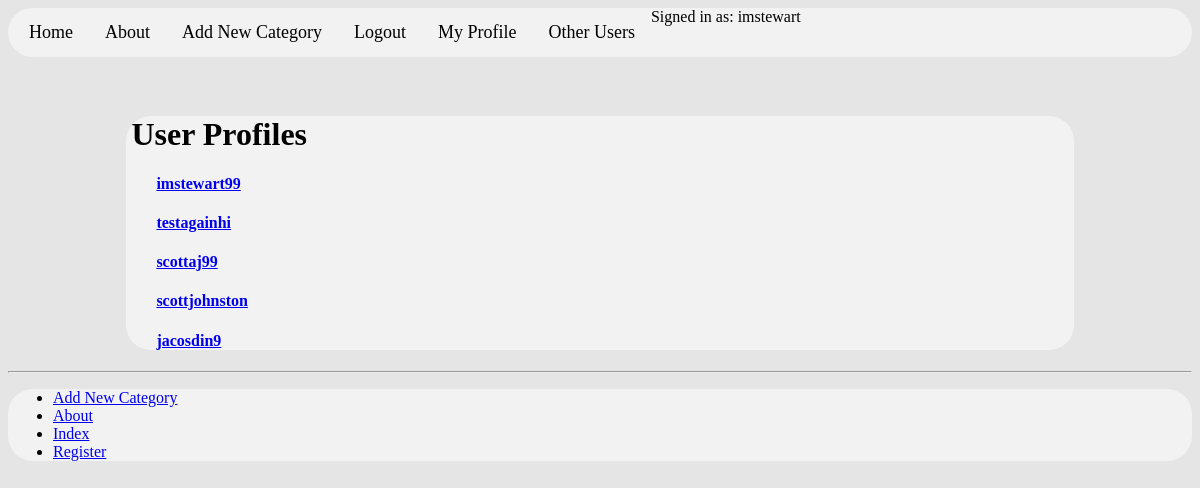
Page /meal_deal/profiles/ (signed in) on the earlier database version.
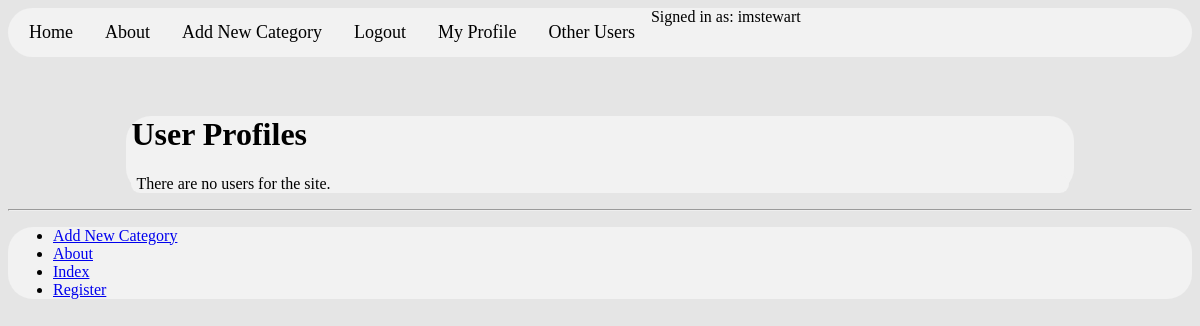
Same page on the later database version.
### meal_deal/models.py (models this page shows, shortened)
class UserProfile(models.Model):
    user = models.OneToOneField(User)
    picture = models.ImageField(upload_to='profile_images', null=True)

### meal_deal/views.py (the view)
@login_required
def list_profiles(request):
    userprofile_list = UserProfile.objects.all()
    return render(request, 'meal_deal/list_profiles.html',
                  {'userprofile_list' : userprofile_list})

### templates/meal_deal/list_profiles.html (shortened to what this page needs)
{% extends 'meal_deal/base.html' %}
{% load staticfiles %}
{% block body_block %}
<h1>User Profiles</h1>
	<div class="panel">
	{% if userprofile_list %}
	<div class="panel-heading">
		<div class="panel-body">
			<div class="list-group">
				{% for listuser in userprofile_list %}
					<div class="list-group-item">
						<h4 class="list-group-item-heading">
							<a href="{% url 'profile' listuser.user.username %}">
								{{ listuser.user.username }}</a>
						</h4>
					</div>
				{% endfor %}
			</div>
		</div>
	</div>
	{% else %}
		<p>There are no users for the site.</p>
	{% endif %}
</div>
{% endblock %}

Differences in the rows shown:
removed UserProfile: user.username "imstewart99"
removed UserProfile: user.username "testagainhi"
removed UserProfile: user.username "scottaj99"
removed UserProfile: user.username "scottjohnston"
removed UserProfile: user.username "jacosdin9"
Other differences:
text now shown: "There are no users for the site."
